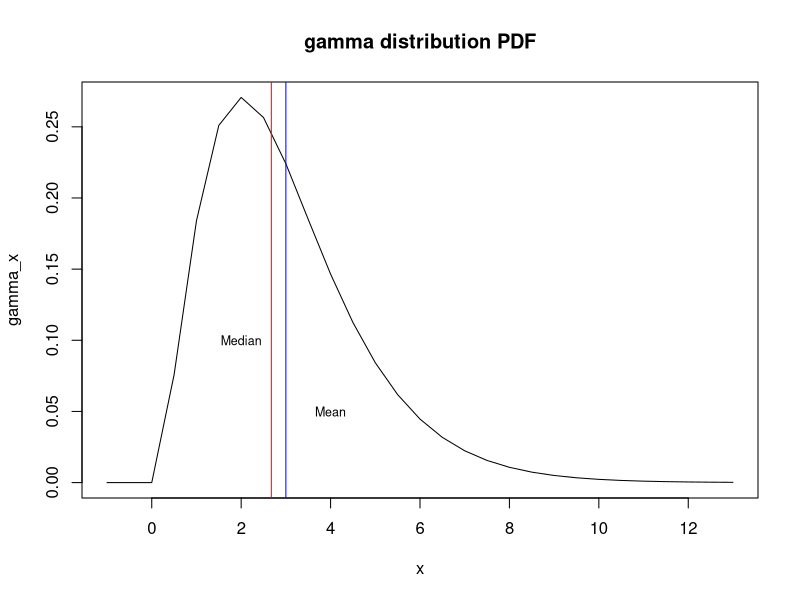
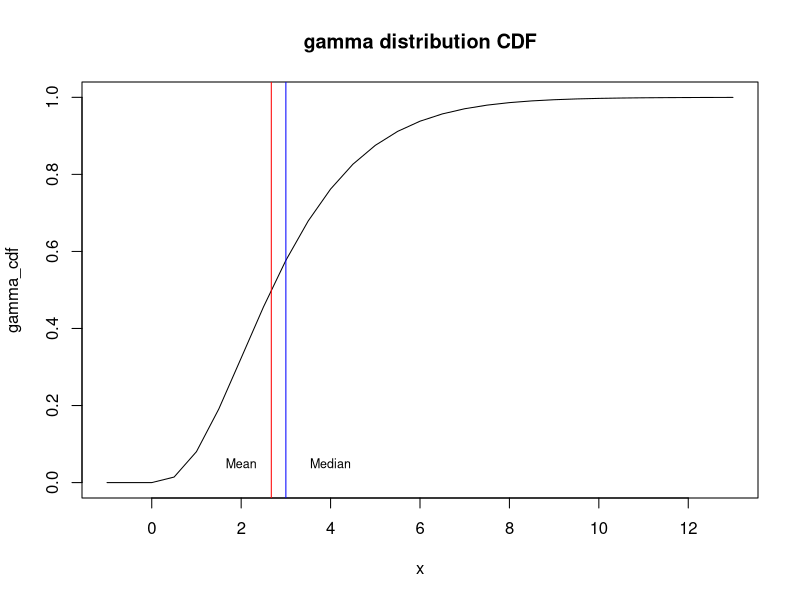
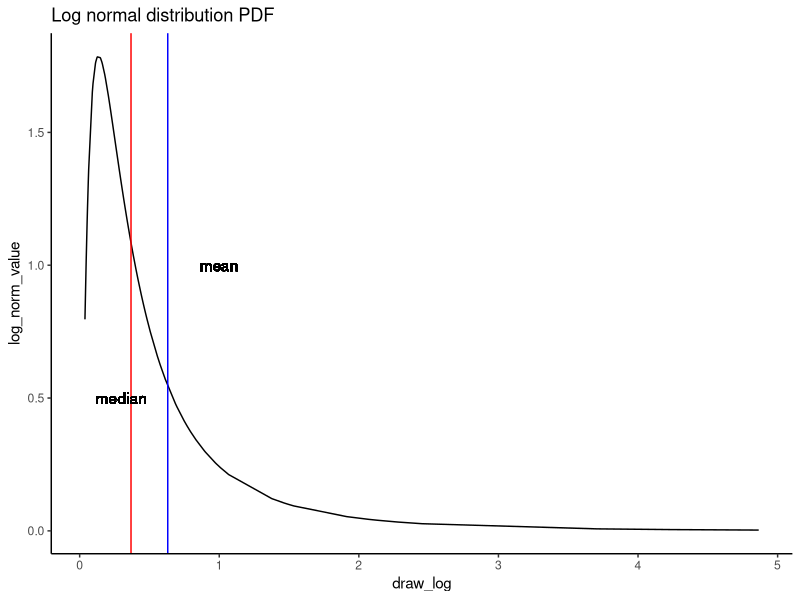
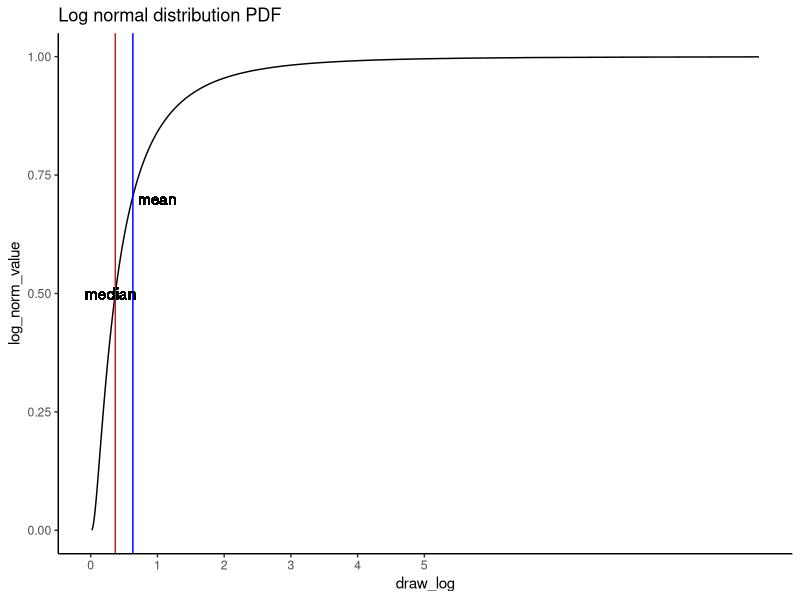
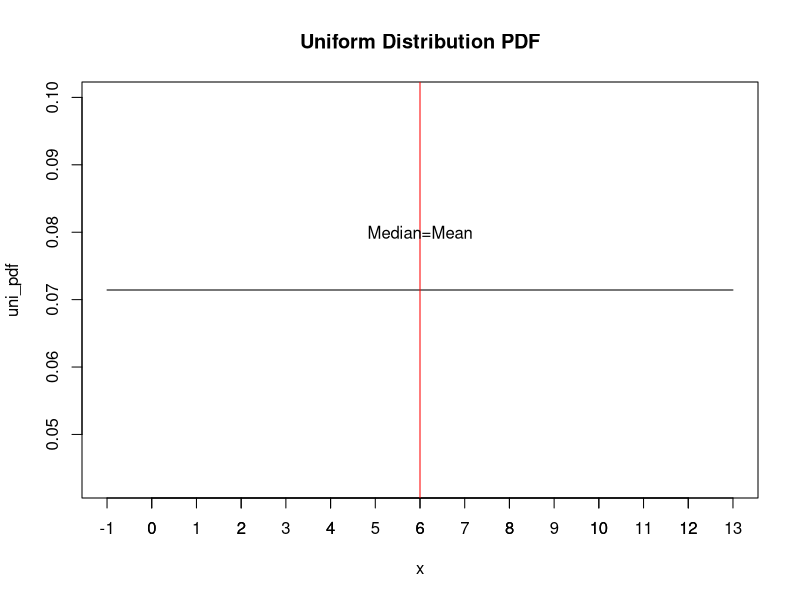
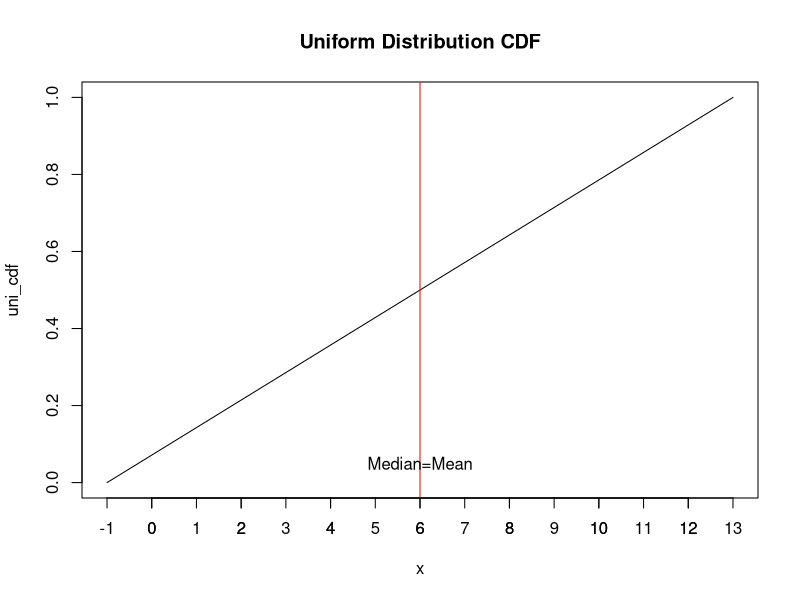
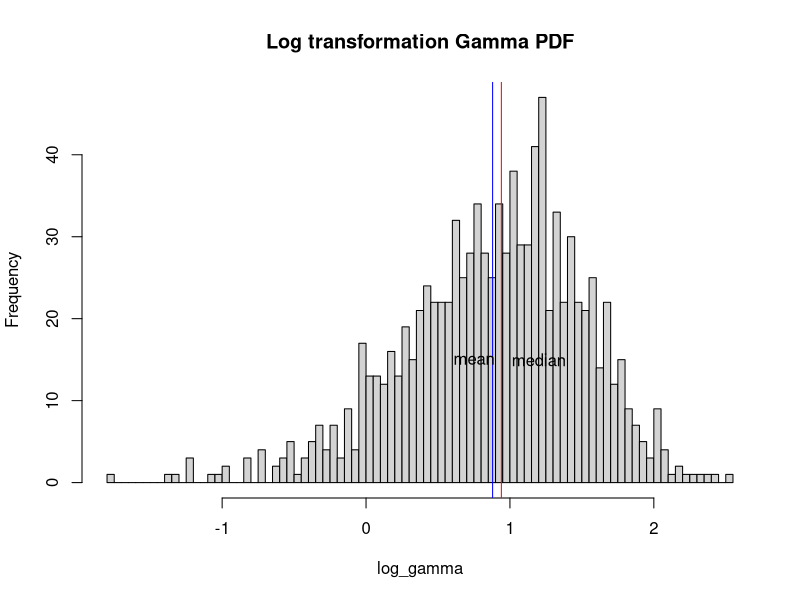
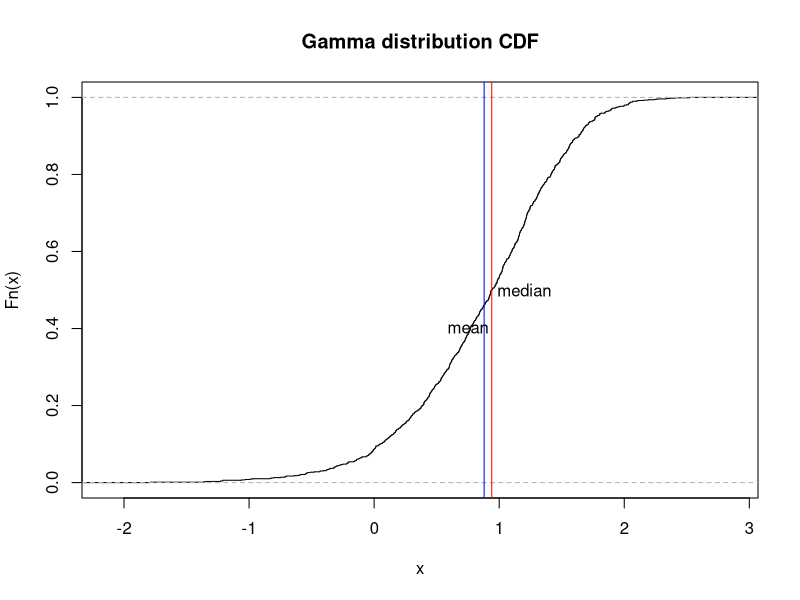

Recreate these plots in R, in order.
## ---- chunk 1
library(ggplot2)
library(dplyr)
#set up x value
x<-seq(-1,13,by=0.5)

#default value
shape<-3
scale<-1
x_mean<-shape*scale
x_median<-qgamma(0.5,shape,scale)

#pdf y value
gamma_x<-dgamma(x,shape,scale)

#Plot gamma distribution
plot(x,gamma_x,type='l',main='gamma distribution PDF')

#calculate mean
dgamma(x_mean,shape,scale)

#Mark mean in plot
abline(v=x_mean,col='blue')
text(4,0.05,'Mean',cex=0.75)

#calculate median

med_x<-dgamma(x_median,shape,scale)
med_x

#Mark median in plot
abline(v=x_median,col='red')
text(2,0.10,'Median',cex=0.75)


## ---- chunk 2
#cdf y value
gamma_cdf<-pgamma(x,shape,scale)

#calculate mean for cdf
pgamma(x_mean,shape,scale)

#plot cdf
plot(x,gamma_cdf,type='l',main='gamma distribution CDF')

#mark mean for cdf
abline(v=x_mean,col='blue')
text(2,0.05,'Mean',cex=0.75)

#calculate median for cdf
pgamma(x_median,shape,scale)

#mark median for cdf
abline(v=x_median,col='red')
text(4,0.05,'Median',cex=0.75)

## ---- chunk 3
#set up default value
set.seed(100)
meanlog<--1
sdlog<-1

#log normal distribution y value
draw_log<-rlnorm(n=100,meanlog,sdlog)
log_norm_value<-dlnorm(draw_log,meanlog,sdlog)
log_norm_df<-data.frame(draw_log,log_norm_value)

#x-intercept of mean and median
x_log_mean<-mean(draw_log)
x_log_median<-qlnorm(0.5,meanlog,sdlog)


#arrange dataframe
log_norm_df<-log_norm_df %>%
  arrange(by=draw_log) 


#plot log normal distribution PDF
ggplot(log_norm_df,aes(x=draw_log,y=log_norm_value))+geom_line()+geom_vline(xintercept = x_log_mean,col='blue' )+geom_vline(xintercept = x_log_median,col='red')+geom_text(aes(x=1,y=1),label='mean')+theme_classic()+geom_text(aes(x=0.3,label='median',y=0.5))+ggtitle("Log normal distribution PDF")

## ---- chunk 4
#log normal distribution y value CDF
draw_log<-rlnorm(n=1000,meanlog,sdlog)
log_norm_value<-plnorm(draw_log,meanlog,sdlog)
log_norm_df_cdf<-data.frame(draw_log,log_norm_value)


#arrange dataframe
log_norm_df_cdf<-log_norm_df_cdf %>%
  arrange(by=draw_log) 


#plot log normal distribution PDF
ggplot(log_norm_df_cdf,aes(x=draw_log,y=log_norm_value))+geom_line()+geom_vline(xintercept = x_log_mean,col='blue' )+geom_vline(xintercept = x_log_median,col='red')+geom_text(aes(x=1,y=0.7),label='mean')+theme_classic()+geom_text(aes(x=0.3,label='median',y=0.5))+ggtitle("Log normal distribution PDF")+scale_x_continuous(breaks=seq(0,5,1))
## ---- chunk 5
#set up default value
min<--1
max<-13

#create y value for uniform pdf
uni_pdf<-dunif(x,min,max)

#mean of uniform pdf
x_mean<-(min+max)/2

#plot unifrom PDF
plot(x,uni_pdf,type='s',main='Uniform Distribution PDF',xlim=c(-1,13))
axis(side = 1, at=-1:13)

#Mark mean and median of PDF
abline(v=x_mean,col="red")
text(6,0.08,"Median=Mean")

## ---- chunk 6
#create y value for uniform pdf
uni_cdf<-punif(x,min,max)

#mean of uniform pdf
x_mean<-(min+max)/2

#plot uniform PDF
plot(x,uni_cdf,type='l',main='Uniform Distribution CDF')
axis(side = 1, at=-1:13)

#Mark mean and median of PDF
abline(v=x_mean,col="red")
text(6,0.05,"Median=Mean")

## ---- chunk 7
#generate gamma value
rand_gamma<-rgamma(1000,shape,scale)
log_gamma<-log(rand_gamma)

#find mean of log gamma
gamma_mean<-mean(log_gamma)

#find median of log gamma
gamma_median<-median(log_gamma)

#plot PDF for gamma distribution
hist(log_gamma,main='Log transformation Gamma PDF',breaks = 100)

#add mean and median
abline(v=gamma_mean,col='blue')
text(0.75,15,"mean")
abline(v=gamma_median,col="red")
text(1.2,15,"median")

## ---- chunk 8

#find mean of log gamma
gamma_mean<-mean(log_gamma)

#find median of log gamma
gamma_median<-median(log_gamma)

#plot PDF for gamma distribution
plot(ecdf(log_gamma),main="Gamma distribution CDF")

#add mean and median
abline(v=gamma_mean,col='blue')
text(0.75,0.4,"mean")
abline(v=gamma_median,col="red")
text(1.2,0.5,"median")
## ---- chunk 9
logg_normal<-log(draw_log)

#plot PDF for gamma distribution
hist(logg_normal,main="Log Normal transformation PDF",breaks=100)

#add mean and median
abline(v=mean(logg_normal),col='blue')
text(-0.8,10,"mean")
abline(v=median(logg_normal),col="red")
text(-1.5,10,"median")
## ---- chunk 10
#plot log transformation CDF
plot(ecdf(logg_normal),main="log transformation CDF")

#add mean and median
abline(v=mean(logg_normal),col='blue')
text(-0.7,0.5,"mean")
abline(v=median(logg_normal),col="red")
text(-1.5,0.5,"median")
## ---- chunk 11
#create log uniform distribution value
log_unif<-log(runif(1000,0,max))

#create pdf
hist(log_unif,breaks=100,main="Log Uniform transformation PDF")

#Mark Mean and Median
abline(v=mean(log_unif),col='blue')
text(1.1,20,"mean")
abline(v=median(log_unif),col="red")
text(2,20,"median")
## ---- chunk 12
#create CDF
plot(ecdf(log_unif),main="Log Uniform transformation CDF")

#add mean and median
abline(v=mean(log_unif),col='blue')
text(1,0.5,"mean")
abline(v=median(log_unif),col="red")
text(2.2,0.5,"median")
## ---- chunk 13
#Set up function
geo_mean<-function(x){
  geo<-exp(mean(log(x)))
  return(geo)
}

geo_rec<-rep(NA,1000)
ari_rec<-rep(NA,1000)

for (i in seq(1,1000)){
  gamma_list<-rgamma(100,shape,scale)
  geo_rec[i]<-geo_mean(gamma_list)
  ari_rec[i]<-mean(gamma_list)
}

#plot geometric mean and arithmetic mean
plot(geo_rec,ari_rec,main='Gamma Distribution Geo_mean & Ari_mean')
abline(a=0,b=1,col="red")

#histogram of difference
gamma_diff<-geo_rec-ari_rec
hist(gamma_diff,breaks=100,main="Gamma-Difference of Mean")
## ---- chunk 14

geo_rec_1<-rep(NA,1000)
ari_rec_1<-rep(NA,1000)

for (i in seq(1,1000)){
  lognorm_list<-rlnorm(100,meanlog,sdlog)
  geo_rec_1[i]<-geo_mean(lognorm_list)
  ari_rec_1[i]<-mean(lognorm_list)
}

#plot geometric mean and arithmetic mean
plot(geo_rec_1,ari_rec_1,main='Log Normal Distribution Geo_mean & Ari_mean')
abline(a=0,b=1,col="red")

#histogram of difference
lognorm_diff<-geo_rec_1-ari_rec_1
hist(lognorm_diff,breaks=100,main="Log Normal-Difference of Mean")
## ---- chunk 15
geo_rec_2<-rep(NA,1000)
ari_rec_2<-rep(NA,1000)

for (i in seq(1,1000)){
  uni_list<-runif(100,min,max)
  geo_rec_2[i]<-geo_mean(uni_list)
  ari_rec_2[i]<-mean(uni_list)
}

#plot geometric mean and arithmetic mean
plot(geo_rec_2,ari_rec_2,main='Uniform Distribution Geo_mean & Ari_mean')
abline(a=0,b=1,col="red")

#histogram of difference
unif_diff<-geo_rec_2-ari_rec_2
hist(unif_diff,breaks=100,main="Uniform-Difference of Mean")
## ---- chunk 16
rec_1<-rep(NA,1000)
rec_2<-rep(NA,1000)



for (i in seq(1,1000)){
  uni_list<-runif(100,0,10)
  rec_1[i]<-mean(log(uni_list))
  rec_2[i]<-log(mean(uni_list))
}

#plot geometric mean and arithmetic mean
plot(rec_1,rec_2,main='E(Log(X)) VS Log(E(X))')
abline(a=0,b=1,col="red")

#histogram of difference
rec_diff<-rec_1-rec_2
hist(rec_diff,breaks=100,main="Histogram E(Log(X)) VS Log(E(X))")
